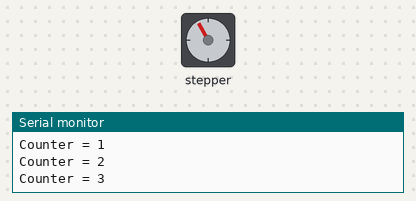
Simulated run of this sketch. Board: Arduino Uno, built with avr-gcc and run on an emulated ATmega328P. Parts: stepper motor, the last lines printed to the serial monitor. Wiring (inferred from the names in the program): stepper motor driver (200 steps per turn assumed): step pin 3; direction pin 2.

Above: at 0.23 s.
At 9.8 s:
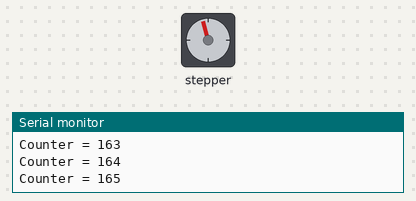
At 19.72 s:
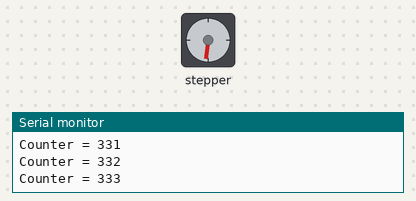
At 39.58 s:
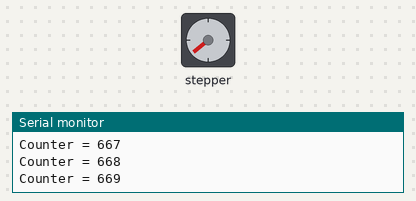
Timing chart, 0 to 40.0 s (numbered marks = the images above):
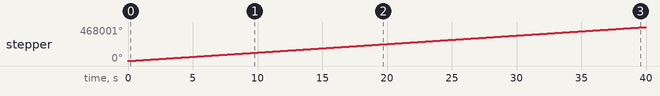

The sketch:

EasyDriver_SmallStepperMotorTest.ino
```cpp
// (licence header left out)
/////////////////////////////////////////////////////////////////

#define DIR_PIN 2
#define STEP_PIN 3
int counter = 0; //counter to determine the amount of revolutions

void setup() {
  pinMode(DIR_PIN, OUTPUT);
  pinMode(STEP_PIN, OUTPUT);
  Serial.begin(9600);
}

void loop(){

  //rotate a specific number of microsteps (8 microsteps per step)
  //a 48 step stepper would take 384 micro steps for one full revolution
  rotate(384, 1);//calculated from step angle of 7.5 degrees (360/7.5 = 48) at full speed
  counter++;
  Serial.print("Counter = "); //display revolutions on the serial monitor
  Serial.println(counter);
}

void rotate(int steps, float speed){
  //rotate a specific number of microsteps (8 microsteps per step) - (negitive for reverse movement)
  //speed is any number from .01 -> 1 with 1 being fastest - Slower is stronger
  int dir = (steps > 0)? HIGH:LOW;
  steps = abs(steps);

  digitalWrite(DIR_PIN,dir);

  float usDelay = (1/speed) * 70;

  for(int i=0; i < steps; i++){
    digitalWrite(STEP_PIN, HIGH);
    delayMicroseconds(usDelay);

    digitalWrite(STEP_PIN, LOW);
    delayMicroseconds(usDelay);
  }
}

void rotateDeg(float deg, float speed){
  //rotate a specific number of degrees (negitive for reverse movement)
  //speed is any number from .01 -> 1 with 1 being fastest - Slower is stronger
  int dir = (deg > 0)? HIGH:LOW;
  digitalWrite(DIR_PIN,dir);

  int steps = abs(deg)*(1/0.225);
  float usDelay = (1/speed) * 70;

  for(int i=0; i < steps; i++){
    digitalWrite(STEP_PIN, HIGH);
    delayMicroseconds(usDelay);

    digitalWrite(STEP_PIN, LOW);
    delayMicroseconds(usDelay);
  }
}
```

Measured:
- by itself, stepper: keeps turning clockwise at about 11706°/s
